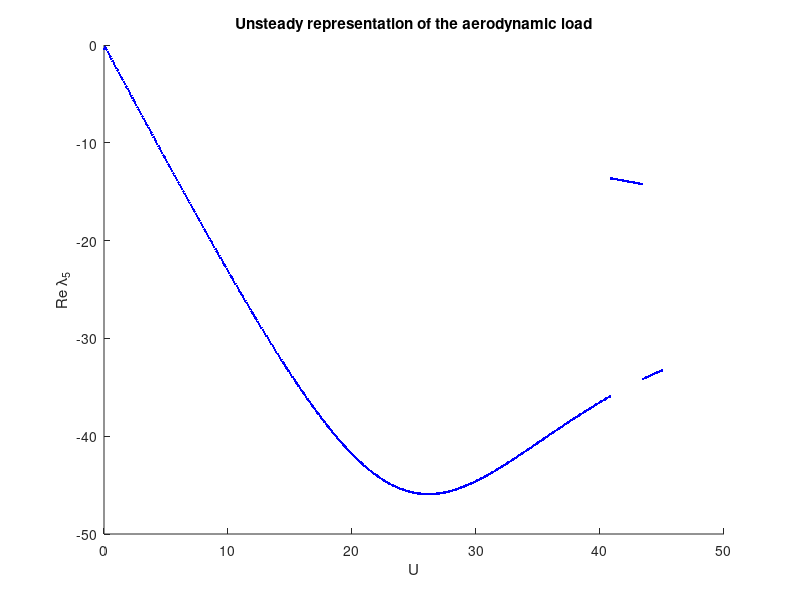

Write the MATLAB code that produced this figure.
function Unsteadyload()
% Unsteady representation of the aerodynamic load

clc; %clf('reset');
W = {0.5 0.127 -0.5 1.225 1.716 3.53 0.684 80 30 0.6 1 0.165 0.0455 0.335 0.3};
[span,b,a,rho,MW,MT,Ralpha,Walpha, Wh, Xalpha,C_0,C_1,C_2,C_3, C_4] = deal(W{:});
Ialpha = MW*b^2*(Ralpha)^2; Calpha = 1.4069; Ch = 0.4579; Kh = (Wh^2)*MT; Kalpha_0 = (Walpha^2)*Ialpha; Salpha = MW*Xalpha*b;
figure(5)
hold on;

for U = 0:.1:45
    M_1 = [MT+pi*rho*b.^2 Salpha-a*pi*rho*b.^3 0; Salpha-a*pi*rho*b.^3 Ialpha+pi*(1/8+a^2)*rho*b.^4 0; 0 0 1];

    D_1= [Ch+2*pi*rho*b*U*(C_0-C_1-C_3) (1+(C_0-C_1-C_3)*(1-2*a))*pi*rho*b.^2*U 2*pi*rho*U.^2*b*(C_1*C_2+C_3*C_4); -2*pi*(a+ 1/2)*rho*b.^2*(C_0-C_1-C_3)*U Calpha+(1/2-a)*(1-(C_0-C_1-C_3)*(1+2*a))*pi*rho*b.^3*U -2*pi*rho*b.^2*U.^2*(a+ 1/2)*(C_1*C_2+C_3*C_4); -1/b a-1/2 (C_2+C_4)*(U/b)];
    
    K_1 = [Kh 2*pi*rho*b*U.^2*(C_0-C_1-C_3) 2*pi*rho*U.^3*C_2*C_4*(C_1+C_3); 0 Kalpha_0-2*pi*(0.5+a)*rho*(C_0-C_1-C_3)*b.^2*U.^2 -2*pi*rho*b*U.^3*(a+0.5)*C_2*C_4*(C_1+C_3); 0 -U/b C_2*C_4*(U.^2)/(b.^2)];

    inv_M_1 = inv(M_1); 
    D_1_star = -inv_M_1*D_1; K_1_star = -inv_M_1*K_1;
    B_U = [0 1 0 0 0 0; K_1_star(1,1) D_1_star(1,1) K_1_star(1,2) D_1_star(1,2) K_1_star(1,3) D_1_star(1,3); 0 0 0 1 0 0; K_1_star(2,1) D_1_star(2,1) K_1_star(2,2) D_1_star(2,2) K_1_star(2,3) D_1_star(2,3); 0 0 0 0 0 1; K_1_star(3,1) D_1_star(3,1) K_1_star(3,2) D_1_star(3,2) K_1_star(3,3) D_1_star(3,3)]; 
    e = eig(B_U);
% %###################################################################    
% %     Sorting the eigenvalues in order
%     [sorted, idx] = sort(real(e));
% %###################################################################       
%     e = e(idx);
    plot(U,real(e(5)),'b.');
    xlabel('U'); ylabel('Re {\lambda}_{5}');
    title('Unsteady representation of the aerodynamic load');
end

hold off;

